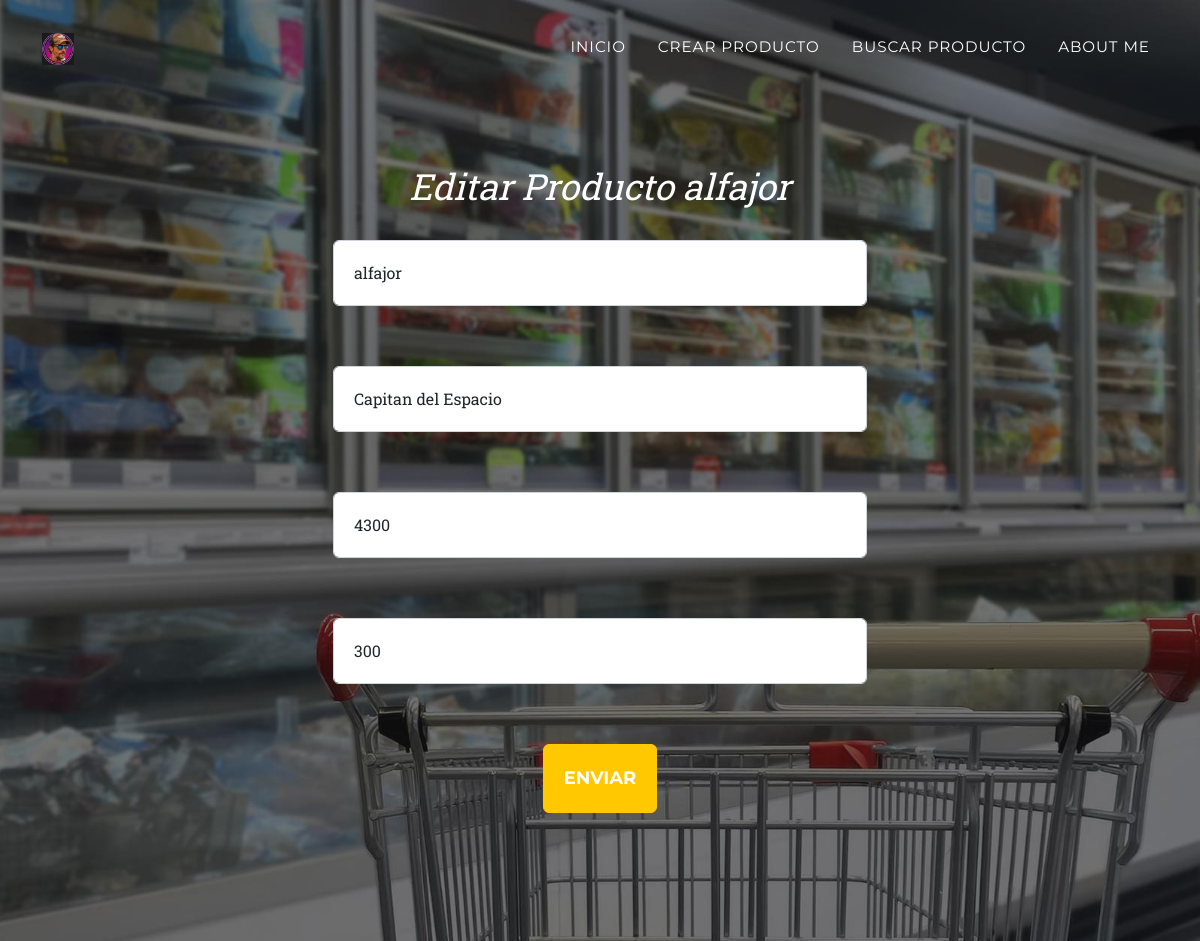
Screenshot of /editar_producto/3 with the database file from the repository.
### supermercados/models.py (models this page shows, shortened)
class Productos(models.Model):
    producto    = models.CharField(max_length=20)
    marca       = models.CharField(max_length=20)
    precio      = models.IntegerField()
    stock       = models.IntegerField()
    fecha       = models.DateField()

### supermercados/views.py (the view, shortened to what this page needs)
# urls.py: path('editar_producto/<int:id>', views.editarProducto, name='editar_producto'),
def editarProducto(request, id):
    prod    = Productos.objects.get(id=id)
    formulario = EditarFormulario(initial={'producto': prod.producto, 'marca': prod.marca, 'precio': prod.precio, 'stock': prod.stock, 'fecha': prod.fecha})
    return render(request, 'editar_producto.html', {'producto':prod, 'form':formulario})

### supermercados/forms.py
class EditarFormulario(ProductoFormularioBase):...

### supermercados/templates/editar_producto.html (shortened to what this page needs)
{% extends "index.html" %}
{% block texto_principal %}
Editar Producto {{producto.producto}}
<br>
<br>
<form action={% url "editar_producto" producto.id%} method="POST">
    <div class="container col-md-6 form-group">
        <div class="form-group">
            {{form.producto}}
        </div>
        <br>
        <div class="form-group">
            {{form.marca}}
        </div>
        <br>
        <div class="form-group">
            {{form.precio}}
        </div>
        <br>
        <div class="form-group">
            {{form.stock}}
        </div>
        <br>
        <div class="form-group">
            <input class="btn btn-primary btn-xl text-uppercase" type='submit' value='Enviar' />
        </div>
     </div>
</form>
{% endblock texto_principal %}

### rows the page displays
Productos: producto "alfajor", marca "Capitan del Espacio", precio "4300", stock "300"
